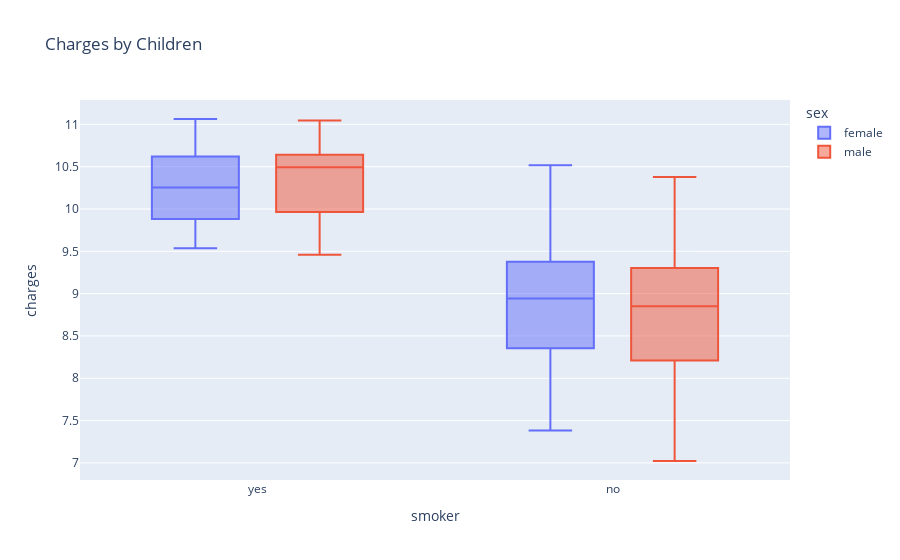

The cell this chart's notebook holds for it:
### Code cell
fig = px.box(df, x='smoker', y='charges', color='sex',title='Charges by Children')
fig.show()

### Figure 1 — Plotly figure (JSON) as saved in the notebook; plotly's stock layout.template omitted (floating-point values rounded to 4 significant figures; data arrays with more than 128 entries replaced by an {"elided": "..."} marker saying what was removed)
{"data": [{"alignmentgroup": "True", "hovertemplate": "sex=female<br>smoker=%{x}<br>charges=%{y}<extra></extra>", "legendgroup": "female", "marker": {"color": "#636efa"}, "name": "female", "notched": false, "offsetgroup": "female", "orientation": "v", "showlegend": true, "type": "box", "x": {"elided": "661 str values"}, "x0": " ", "xaxis": "x", "y": {"elided": "661 float values"}, "y0": " ", "yaxis": "y"}, {"alignmentgroup": "True", "hovertemplate": "sex=male<br>smoker=%{x}<br>charges=%{y}<extra></extra>", "legendgroup": "male", "marker": {"color": "#EF553B"}, "name": "male", "notched": false, "offsetgroup": "male", "orientation": "v", "showlegend": true, "type": "box", "x": {"elided": "675 str values"}, "x0": " ", "xaxis": "x", "y": {"elided": "675 float values"}, "y0": " ", "yaxis": "y"}], "layout": {"boxmode": "group", "legend": {"title": {"text": "sex"}, "tracegroupgap": 0}, "title": {"text": "Charges by Children"}, "xaxis": {"anchor": "y", "domain": [0, 1], "title": {"text": "smoker"}}, "yaxis": {"anchor": "x", "domain": [0, 1], "title": {"text": "charges"}}}}
